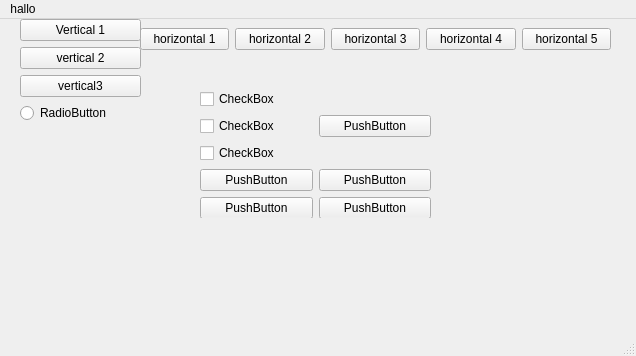
<?xml version="1.0" encoding="UTF-8"?>
<ui version="4.0">
 <class>MainWindow</class>
 <widget class="QMainWindow" name="MainWindow">
  <property name="geometry">
   <rect>
    <x>0</x>
    <y>0</y>
    <width>636</width>
    <height>356</height>
   </rect>
  </property>
  <property name="windowTitle">
   <string>MainWindow</string>
  </property>
  <widget class="QWidget" name="centralwidget">
   <widget class="QWidget" name="">
    <property name="geometry">
     <rect>
      <x>140</x>
      <y>0</y>
      <width>471</width>
      <height>41</height>
     </rect>
    </property>
    <layout class="QHBoxLayout" name="horizontalLayout">
     <item>
      <widget class="QPushButton" name="pushButton_4">
       <property name="text">
        <string>horizontal 1</string>
       </property>
      </widget>
     </item>
     <item>
      <widget class="QPushButton" name="pushButton_7">
       <property name="text">
        <string>horizontal 2</string>
       </property>
      </widget>
     </item>
     <item>
      <widget class="QPushButton" name="pushButton_5">
       <property name="text">
        <string>horizontal 3</string>
       </property>
      </widget>
     </item>
     <item>
      <widget class="QPushButton" name="pushButton_8">
       <property name="text">
        <string>horizontal 4</string>
       </property>
      </widget>
     </item>
     <item>
      <widget class="QPushButton" name="pushButton_6">
       <property name="text">
        <string>horizontal 5</string>
       </property>
      </widget>
     </item>
    </layout>
   </widget>
   <widget class="QWidget" name="">
    <property name="geometry">
     <rect>
      <x>20</x>
      <y>0</y>
      <width>121</width>
      <height>161</height>
     </rect>
    </property>
    <layout class="QVBoxLayout" name="verticalLayout">
     <item>
      <widget class="QPushButton" name="pushButton">
       <property name="text">
        <string>Vertical 1</string>
       </property>
      </widget>
     </item>
     <item>
      <widget class="QPushButton" name="pushButton_2">
       <property name="text">
        <string>vertical 2</string>
       </property>
      </widget>
     </item>
     <item>
      <widget class="QPushButton" name="pushButton_3">
       <property name="text">
        <string>vertical3</string>
       </property>
      </widget>
     </item>
     <item>
      <widget class="QRadioButton" name="radioButton">
       <property name="text">
        <string>RadioButton</string>
       </property>
      </widget>
     </item>
     <item>
      <spacer name="verticalSpacer">
       <property name="orientation">
        <enum>Qt::Vertical</enum>
       </property>
       <property name="sizeHint" stdset="0">
        <size>
         <width>20</width>
         <height>40</height>
        </size>
       </property>
      </spacer>
     </item>
    </layout>
   </widget>
   <widget class="QWidget" name="">
    <property name="geometry">
     <rect>
      <x>200</x>
      <y>70</y>
      <width>231</width>
      <height>129</height>
     </rect>
    </property>
    <layout class="QGridLayout" name="gridLayout">
     <item row="4" column="1">
      <widget class="QPushButton" name="pushButton_14">
       <property name="text">
        <string>PushButton</string>
       </property>
      </widget>
     </item>
     <item row="3" column="1">
      <widget class="QPushButton" name="pushButton_11">
       <property name="text">
        <string>PushButton</string>
       </property>
      </widget>
     </item>
     <item row="4" column="0">
      <widget class="QPushButton" name="pushButton_13">
       <property name="text">
        <string>PushButton</string>
       </property>
      </widget>
     </item>
     <item row="0" column="0">
      <widget class="QCheckBox" name="checkBox">
       <property name="text">
        <string>CheckBox</string>
       </property>
      </widget>
     </item>
     <item row="3" column="0">
      <widget class="QPushButton" name="pushButton_9">
       <property name="text">
        <string>PushButton</string>
       </property>
      </widget>
     </item>
     <item row="1" column="0">
      <widget class="QCheckBox" name="checkBox_2">
       <property name="text">
        <string>CheckBox</string>
       </property>
      </widget>
     </item>
     <item row="1" column="1">
      <widget class="QPushButton" name="pushButton_10">
       <property name="text">
        <string>PushButton</string>
       </property>
      </widget>
     </item>
     <item row="2" column="0">
      <widget class="QCheckBox" name="checkBox_3">
       <property name="text">
        <string>CheckBox</string>
       </property>
      </widget>
     </item>
    </layout>
   </widget>
  </widget>
  <widget class="QMenuBar" name="menubar">
   <property name="geometry">
    <rect>
     <x>0</x>
     <y>0</y>
     <width>636</width>
     <height>21</height>
    </rect>
   </property>
   <widget class="QMenu" name="menuhallo">
    <property name="title">
     <string>hallo</string>
    </property>
    <addaction name="separator"/>
    <addaction name="separator"/>
    <addaction name="separator"/>
   </widget>
   <addaction name="menuhallo"/>
  </widget>
  <widget class="QStatusBar" name="statusbar"/>
 </widget>
 <resources/>
 <connections/>
</ui>
